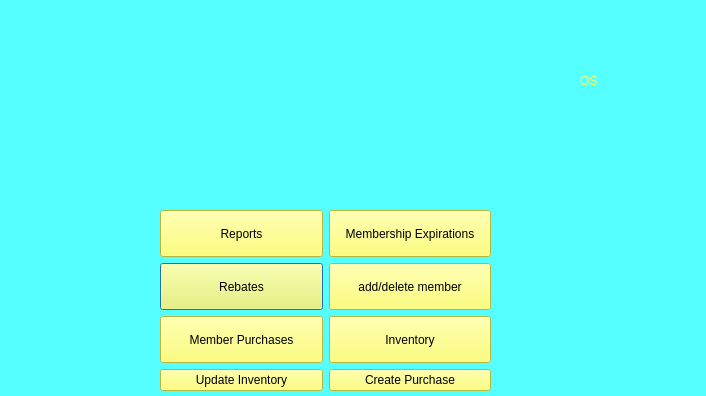
<?xml version="1.0" encoding="UTF-8"?>
<ui version="4.0">
 <class>MainScreen</class>
 <widget class="QDialog" name="MainScreen">
  <property name="geometry">
   <rect>
    <x>0</x>
    <y>0</y>
    <width>706</width>
    <height>396</height>
   </rect>
  </property>
  <property name="windowTitle">
   <string>Dialog</string>
  </property>
  <property name="styleSheet">
   <string notr="true">background-color: #55ffff</string>
  </property>
  <widget class="QLabel" name="Logo">
   <property name="geometry">
    <rect>
     <x>100</x>
     <y>20</y>
     <width>451</width>
     <height>161</height>
    </rect>
   </property>
   <property name="text">
    <string/>
   </property>
  </widget>
  <widget class="QWidget" name="gridLayoutWidget">
   <property name="geometry">
    <rect>
     <x>160</x>
     <y>210</y>
     <width>331</width>
     <height>181</height>
    </rect>
   </property>
   <layout class="QGridLayout" name="gridLayout">
    <item row="1" column="0">
     <widget class="QPushButton" name="pushButton_2">
      <property name="sizePolicy">
       <sizepolicy hsizetype="Preferred" vsizetype="Preferred">
        <horstretch>0</horstretch>
        <verstretch>0</verstretch>
       </sizepolicy>
      </property>
      <property name="styleSheet">
       <string notr="true">background-color: #feff57</string>
      </property>
      <property name="text">
       <string>Rebates</string>
      </property>
     </widget>
    </item>
    <item row="0" column="1">
     <widget class="QPushButton" name="pushButton_expirations">
      <property name="sizePolicy">
       <sizepolicy hsizetype="Preferred" vsizetype="Preferred">
        <horstretch>0</horstretch>
        <verstretch>0</verstretch>
       </sizepolicy>
      </property>
      <property name="styleSheet">
       <string notr="true">background-color: #feff57</string>
      </property>
      <property name="text">
       <string>Membership Expirations</string>
      </property>
     </widget>
    </item>
    <item row="2" column="1">
     <widget class="QPushButton" name="pushButton_5">
      <property name="sizePolicy">
       <sizepolicy hsizetype="Preferred" vsizetype="Preferred">
        <horstretch>0</horstretch>
        <verstretch>0</verstretch>
       </sizepolicy>
      </property>
      <property name="styleSheet">
       <string notr="true">background-color: #feff57</string>
      </property>
      <property name="text">
       <string>Inventory</string>
      </property>
     </widget>
    </item>
    <item row="0" column="0">
     <widget class="QPushButton" name="pushButton_reports">
      <property name="sizePolicy">
       <sizepolicy hsizetype="Preferred" vsizetype="Preferred">
        <horstretch>0</horstretch>
        <verstretch>0</verstretch>
       </sizepolicy>
      </property>
      <property name="styleSheet">
       <string notr="true">background-color: #feff57</string>
      </property>
      <property name="text">
       <string>Reports</string>
      </property>
     </widget>
    </item>
    <item row="1" column="1">
     <widget class="QPushButton" name="pushButton_6">
      <property name="sizePolicy">
       <sizepolicy hsizetype="Preferred" vsizetype="Preferred">
        <horstretch>0</horstretch>
        <verstretch>0</verstretch>
       </sizepolicy>
      </property>
      <property name="styleSheet">
       <string notr="true">background-color: #feff57</string>
      </property>
      <property name="text">
       <string>add/delete member</string>
      </property>
     </widget>
    </item>
    <item row="2" column="0">
     <widget class="QPushButton" name="pushButton_3">
      <property name="sizePolicy">
       <sizepolicy hsizetype="Preferred" vsizetype="Preferred">
        <horstretch>0</horstretch>
        <verstretch>0</verstretch>
       </sizepolicy>
      </property>
      <property name="styleSheet">
       <string notr="true">background-color: #feff57</string>
      </property>
      <property name="text">
       <string>Member Purchases</string>
      </property>
     </widget>
    </item>
    <item row="3" column="1">
     <widget class="QPushButton" name="pushButton">
      <property name="styleSheet">
       <string notr="true">background-color: #feff57</string>
      </property>
      <property name="text">
       <string>Create Purchase</string>
      </property>
     </widget>
    </item>
    <item row="3" column="0">
     <widget class="QPushButton" name="pushButton_4">
      <property name="styleSheet">
       <string notr="true">background-color: #feff57</string>
      </property>
      <property name="text">
       <string>Update Inventory</string>
      </property>
     </widget>
    </item>
   </layout>
  </widget>
  <widget class="QLabel" name="label">
   <property name="geometry">
    <rect>
     <x>580</x>
     <y>40</y>
     <width>101</width>
     <height>81</height>
    </rect>
   </property>
   <property name="styleSheet">
    <string notr="true">font: 48pt &quot;Comic Sans MS&quot;;
color: #feff57</string>
   </property>
   <property name="text">
    <string>OS</string>
   </property>
  </widget>
  <widget class="QLabel" name="label_2">
   <property name="geometry">
    <rect>
     <x>10</x>
     <y>210</y>
     <width>127</width>
     <height>186</height>
    </rect>
   </property>
   <property name="text">
    <string/>
   </property>
  </widget>
 </widget>
 <resources/>
 <connections/>
</ui>
